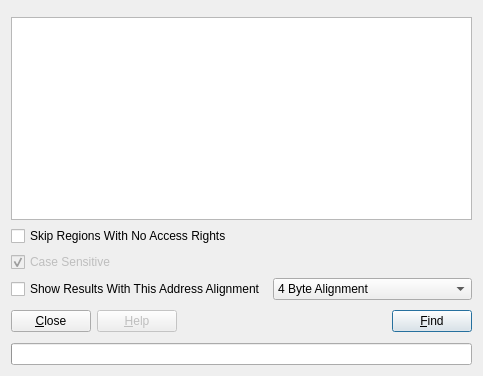
<?xml version="1.0" encoding="UTF-8"?>
<ui version="4.0">
 <author>Evan Teran</author>
 <class>BinarySearcher::DialogBinaryString</class>
 <widget class="QDialog" name="DialogBinaryString">
  <property name="geometry">
   <rect>
    <x>0</x>
    <y>0</y>
    <width>483</width>
    <height>376</height>
   </rect>
  </property>
  <property name="windowTitle">
   <string>Binary String</string>
  </property>
  <layout class="QGridLayout" name="gridLayout">
   <item row="0" column="0" colspan="2">
    <widget class="BinaryString" name="binaryString">
     <property name="sizePolicy">
      <sizepolicy hsizetype="MinimumExpanding" vsizetype="Minimum">
       <horstretch>0</horstretch>
       <verstretch>0</verstretch>
      </sizepolicy>
     </property>
    </widget>
   </item>
   <item row="1" column="0" colspan="2">
    <widget class="QListWidget" name="listWidget">
     <property name="font">
      <font>
       <family>Monospace</family>
      </font>
     </property>
     <property name="alternatingRowColors">
      <bool>true</bool>
     </property>
    </widget>
   </item>
   <item row="2" column="0" colspan="2">
    <widget class="QCheckBox" name="chkSkipNoAccess">
     <property name="text">
      <string>Skip Regions With No Access Rights</string>
     </property>
    </widget>
   </item>
   <item row="3" column="0" colspan="2">
    <widget class="QCheckBox" name="chkCaseSensitive">
     <property name="enabled">
      <bool>false</bool>
     </property>
     <property name="text">
      <string>Case Sensitive</string>
     </property>
     <property name="checked">
      <bool>true</bool>
     </property>
    </widget>
   </item>
   <item row="4" column="0">
    <widget class="QCheckBox" name="chkAlignment">
     <property name="text">
      <string>Show Results With This Address Alignment</string>
     </property>
    </widget>
   </item>
   <item row="4" column="1">
    <widget class="QComboBox" name="cmbAlignment">
     <property name="currentIndex">
      <number>1</number>
     </property>
     <item>
      <property name="text">
       <string>2 Byte Alignment</string>
      </property>
     </item>
     <item>
      <property name="text">
       <string>4 Byte Alignment</string>
      </property>
     </item>
     <item>
      <property name="text">
       <string>8 Byte Alignment</string>
      </property>
     </item>
    </widget>
   </item>
   <item row="5" column="0" colspan="2">
    <layout class="QHBoxLayout">
     <item>
      <widget class="QPushButton" name="btnClose">
       <property name="text">
        <string>&amp;Close</string>
       </property>
       <property name="icon">
        <iconset theme="dialog-close"/>
       </property>
      </widget>
     </item>
     <item>
      <widget class="QPushButton" name="btnHelp">
       <property name="enabled">
        <bool>false</bool>
       </property>
       <property name="text">
        <string>&amp;Help</string>
       </property>
       <property name="icon">
        <iconset theme="help-browser"/>
       </property>
      </widget>
     </item>
     <item>
      <spacer>
       <property name="orientation">
        <enum>Qt::Horizontal</enum>
       </property>
       <property name="sizeHint" stdset="0">
        <size>
         <width>99</width>
         <height>31</height>
        </size>
       </property>
      </spacer>
     </item>
     <item>
      <widget class="QPushButton" name="btnFind">
       <property name="text">
        <string>&amp;Find</string>
       </property>
       <property name="icon">
        <iconset theme="edit-find"/>
       </property>
       <property name="default">
        <bool>true</bool>
       </property>
      </widget>
     </item>
    </layout>
   </item>
   <item row="6" column="0" colspan="2">
    <widget class="QProgressBar" name="progressBar"/>
   </item>
  </layout>
 </widget>
 <customwidgets>
  <customwidget>
   <class>BinaryString</class>
   <extends>QFrame</extends>
   <header>BinaryString.h</header>
   <container>1</container>
  </customwidget>
 </customwidgets>
 <tabstops>
  <tabstop>listWidget</tabstop>
  <tabstop>chkSkipNoAccess</tabstop>
  <tabstop>chkCaseSensitive</tabstop>
  <tabstop>chkAlignment</tabstop>
  <tabstop>cmbAlignment</tabstop>
  <tabstop>btnClose</tabstop>
  <tabstop>btnHelp</tabstop>
  <tabstop>btnFind</tabstop>
 </tabstops>
 <resources/>
 <connections>
  <connection>
   <sender>btnClose</sender>
   <signal>clicked()</signal>
   <receiver>DialogBinaryString</receiver>
   <slot>reject()</slot>
   <hints>
    <hint type="sourcelabel">
     <x>70</x>
     <y>339</y>
    </hint>
    <hint type="destinationlabel">
     <x>179</x>
     <y>282</y>
    </hint>
   </hints>
  </connection>
 </connections>
</ui>
